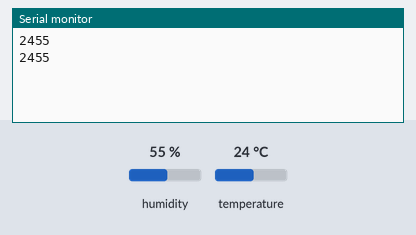
The sketch below on a simulated Arduino Uno, built with avr-gcc and run on an emulated ATmega328P. On the bench: the last lines printed to the serial monitor. Inputs (shaded band) come from the test bench; at power-on: humidity 55 %, temperature 24 °C. No radio packets arrive unless stated.

Above: at 5.8 s.
5.9 s: humidity set to 22 %
At 11.1 s:
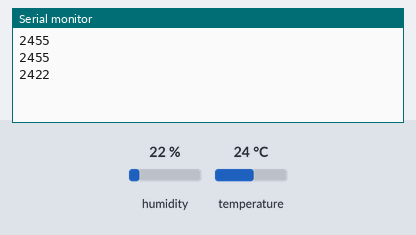
11.9 s: temperature set to 12 °C
At 15.8 s:
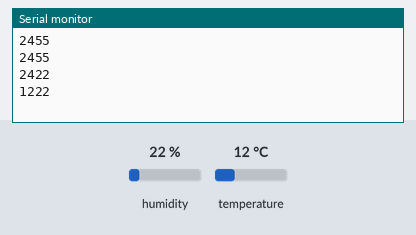
17.9 s: humidity set to 40 %
At 20.5 s:
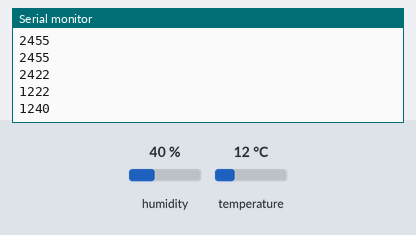
Timing chart, 0 to 22.0 s (numbered marks = the images above; inputs shaded):
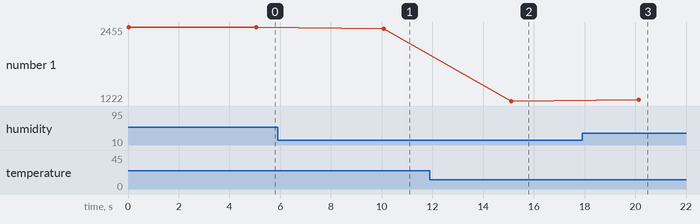

Measured:
- after the input at 5.9 s, the serial monitor: prints a new line after 4.2 s (image 1)
- after the input at 11.9 s, the serial monitor: prints a new line after 3.2 s (image 2)
- after the input at 17.9 s, the serial monitor: prints a new line after 2.2 s (image 3)
- plotted number 1: 2455 → 2422 after the input at 5.9 s, 2422 → 1222 after the input at 11.9 s, 1222 → 1240 after the input at 17.9 s

The sketch:

tempHumTx.ino
```cpp
/*******************************************************************************************************************************************************************

                                                                TRANSMISSOR - TX

  Material: Arduino Uno / Sensor DHT11 / Transceiver NRF24L01 / Jampers / Bateria 9Vcc / Cabo alimentação.

  Efeito: Transceive enviar o valor de temperatura e humidade do sensor DHT para um receptor NRF24L01 distante.

  Aluno: Jailson Correia dos Santos

  Data: 17/02/21


*******************************************************************************************************************************************************************/

/********************************************************** IMPORTAÇÃO DE BIBLIOTECAS *****************************************************************************/

#include <DHT.h>                             // Biblioteca do sensor de Temperatura e Umidade

#include <RF24.h>                            // Biblioteca do transceptor de RF

#include <SPI.h>                             // Biblioteca do protocolo SPI (Serial Peripheral Interface)- Utilizado pelo Radio.


/******************************************************************************MAPEAMENTO DE HARDWARE*************************************************************/

#define dhtPino 2                            // Localização do pino de dados do Sensor.
#define dhtTipo DHT11                        // Declaração do tipo do sensor de temperaura e umidade.

DHT dhtSensor (dhtPino, dhtTipo);            // Declarção do objeto dhtSensor.Recebe dois parâmetros

RF24 radio (7,8);                            // Aqui o objeto radio recebe dos argumentos (CE, CSN)
const byte endereco [6] = "00001";           // Endereço que os módulos RF irão utilizar para comunicação.

char thChar [6] = "";                        // Varável que servira de Buffer para a função toCharArray.
String thString = "";                        // Variável que iriá armazenar os valores (temp e umidade) convertidos para string


/*************************************************************************** CÓDIGO ******************************************************************************/


void setup() {

  Serial.begin (9600);                           // Inicialização do monitor serial - Para confirmação da leitura dos dados.
  dhtSensor.begin ();                            // Inicialização do objeto dhtSensor.
  radio.begin();                                 // Inicialização do objeto radio.


  radio.openWritingPipe (endereco);              // Abertura do canal de comunicação entre os radios com a introdução do endereço.
  radio.setPALevel (RF24_PA_MIN);                // Set do nível do sinal que será utilizado entre os equipamentos
  radio.stopListening ();                        // Diretriz que informa que esse rádio irá apenas transmitir.

}

void loop() {

  int umidade = dhtSensor.readHumidity ();
  int temperatura = dhtSensor.readTemperature ();

  thString = String(temperatura)+ String(umidade);
  thString.toCharArray (thChar, 6); // 12 valor inicial    // toCharArray - Copia os caracteres da String para um buffer fornecido (buffer, tamanhoBuffer);

  Serial.println (thString);                               // Monitora através do monitor serial, se o sensor estar enviando os dados.
  radio.write (&thChar, sizeof(thChar));                   // A mensagem que será transmitida, pela função,recebe dois argumentos(a mensagem, número de bytes da mensagem)


  delay(5000);

}
```
